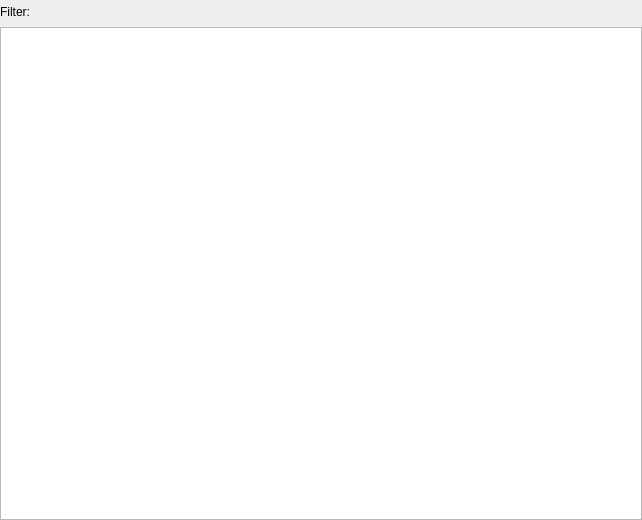
<?xml version="1.0" encoding="UTF-8"?>
<ui version="4.0">
 <class>SearchList</class>
 <widget class="QWidget" name="SearchList">
  <property name="geometry">
   <rect>
    <x>0</x>
    <y>0</y>
    <width>642</width>
    <height>520</height>
   </rect>
  </property>
  <property name="windowTitle">
   <string>SearchList</string>
  </property>
  <property name="windowIcon">
   <iconset>
    <normaloff>:/new/icons/qpx.xpm</normaloff>:/new/icons/qpx.xpm</iconset>
  </property>
  <layout class="QGridLayout" name="gridLayout">
   <property name="leftMargin">
    <number>0</number>
   </property>
   <property name="topMargin">
    <number>0</number>
   </property>
   <property name="rightMargin">
    <number>0</number>
   </property>
   <property name="bottomMargin">
    <number>0</number>
   </property>
   <property name="spacing">
    <number>3</number>
   </property>
   <item row="0" column="0">
    <layout class="QVBoxLayout" name="verticalLayout">
     <item>
      <layout class="QHBoxLayout" name="horizontalLayout">
       <item>
        <widget class="QLabel" name="label_14">
         <property name="sizePolicy">
          <sizepolicy hsizetype="Preferred" vsizetype="Maximum">
           <horstretch>0</horstretch>
           <verstretch>0</verstretch>
          </sizepolicy>
         </property>
         <property name="minimumSize">
          <size>
           <width>30</width>
           <height>24</height>
          </size>
         </property>
         <property name="text">
          <string>Filter:</string>
         </property>
         <property name="alignment">
          <set>Qt::AlignRight|Qt::AlignTrailing|Qt::AlignVCenter</set>
         </property>
        </widget>
       </item>
       <item>
        <widget class="SearchBox" name="searchBox" native="true">
         <property name="sizePolicy">
          <sizepolicy hsizetype="MinimumExpanding" vsizetype="Preferred">
           <horstretch>0</horstretch>
           <verstretch>0</verstretch>
          </sizepolicy>
         </property>
        </widget>
       </item>
      </layout>
     </item>
     <item>
      <widget class="QListWidget" name="listSubset">
       <property name="sizePolicy">
        <sizepolicy hsizetype="Expanding" vsizetype="MinimumExpanding">
         <horstretch>0</horstretch>
         <verstretch>0</verstretch>
        </sizepolicy>
       </property>
       <property name="maximumSize">
        <size>
         <width>16777215</width>
         <height>16777215</height>
        </size>
       </property>
      </widget>
     </item>
    </layout>
   </item>
  </layout>
 </widget>
 <customwidgets>
  <customwidget>
   <class>SearchBox</class>
   <extends>QWidget</extends>
   <header>SearchBox.h</header>
   <container>1</container>
  </customwidget>
 </customwidgets>
 <resources/>
 <connections/>
</ui>
